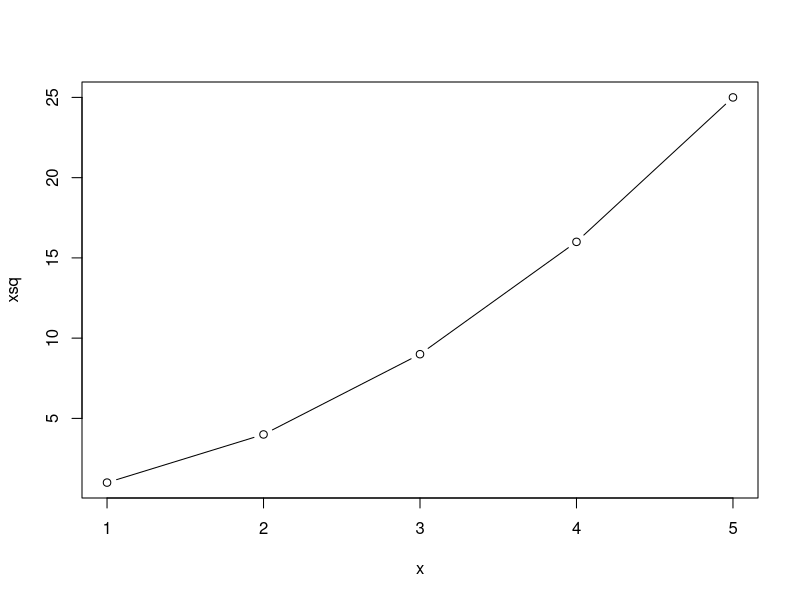
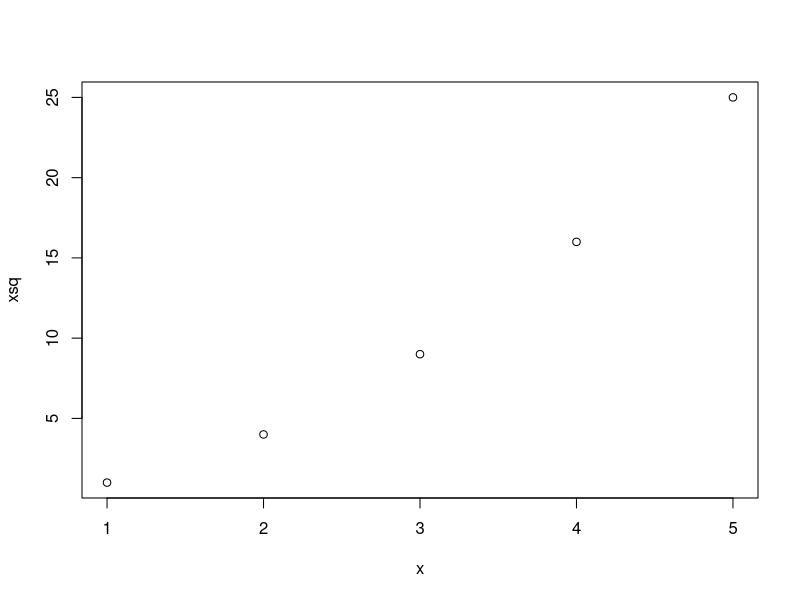

Here is the R script that generated these plots, in order:
library(tidyverse)

#objects

a<-1

x<-c(1,2,3,4,5)

xsq<-x^2

intro<-"Hello World"
intro

plot(x,xsq, type = "b")
plot(x,xsq)

my_data<-data.frame(x,xsq)

my_data$x

my_data$x[2]

x<-c("a", "C", "b")
x<-c("c", 3, 1, "a")
x_sorted<-sort(x)


#sorts


x<-c(1:20) #vector of numbers for the list
l<-sample(x,replace = FALSE) #randomized order of x
print(l)




#sort through linear switching

switch=TRUE #set the switch to true
print(l)
for (i in 1:(length(x))) {
  if (switch==FALSE) break #if no switch in the last round then break
  switch=FALSE #set switch to false to start
  
      for (j in 1:(length(x)-1)) {
    
      if (l[j]>l[j+1]) { #test pair and switch if needed
        big<-l[j]
        small<-l[j+1]
        l[j]<-small
        l[j+1]<-big
        switch=TRUE #record the switch
      } 
    }
    print(l)
}

print(l)
print(i)

#as a function


my_function <-function(l) {
  switch=TRUE #set the switch to true
  print(l)
  for (i in 1:(length(l))) {
    if (switch==FALSE) break #if no switch in the last round then break
    switch=FALSE #set switch to false to start
  
    for (j in 1:(length(l)-1)) {
    
      if (l[j]>l[j+1]) { #test pair and switch if needed
        big<-l[j]
        small<-l[j+1]
        l[j]<-small
        l[j+1]<-big
        switch=TRUE #record the switch
      } 
    }
    print(l)
  }

  print(l)
#  print(i)
}

result<-my_function(l)




#positive - negative function
check <- function(x) {
  if (x > 0) {
    result <- "Positive"
  }
  else if (x < 0) {
    result <- "Negative"
  }
  else {
    result <- "Zero"
  }
return(result)
#print(result)
  }

check(1)
check(-10)
check(0)

output<-check(1)
